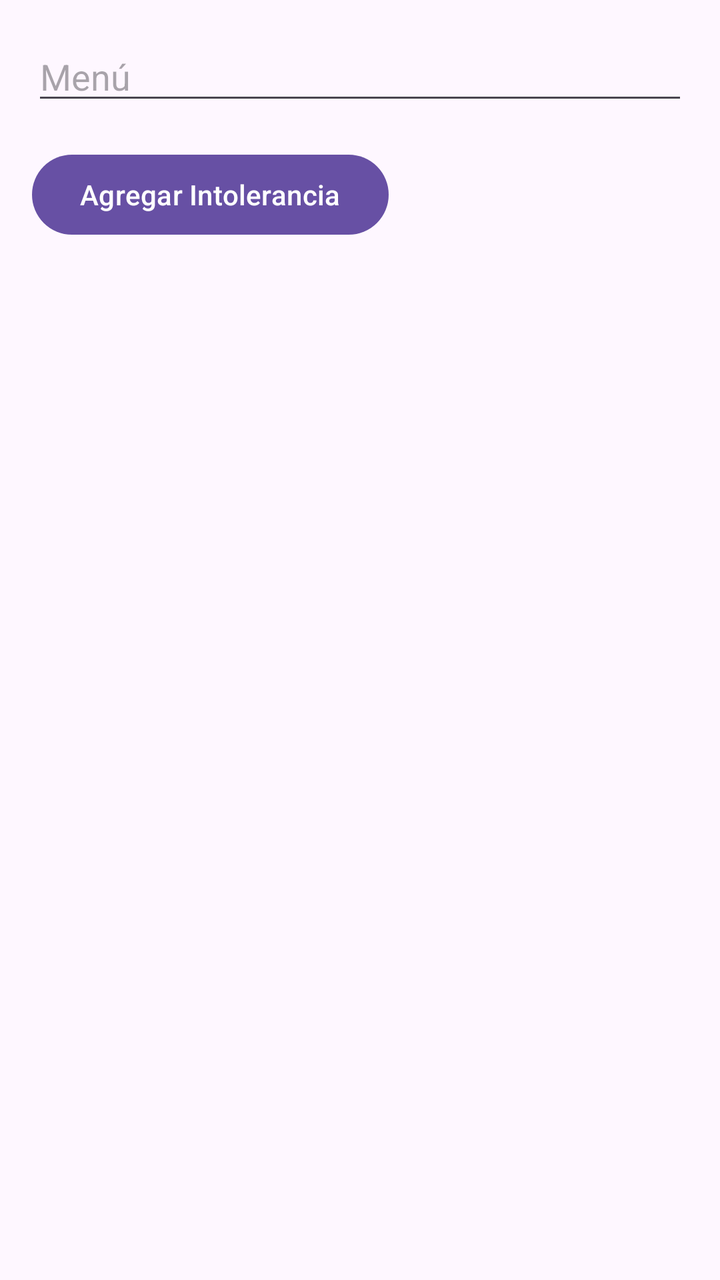
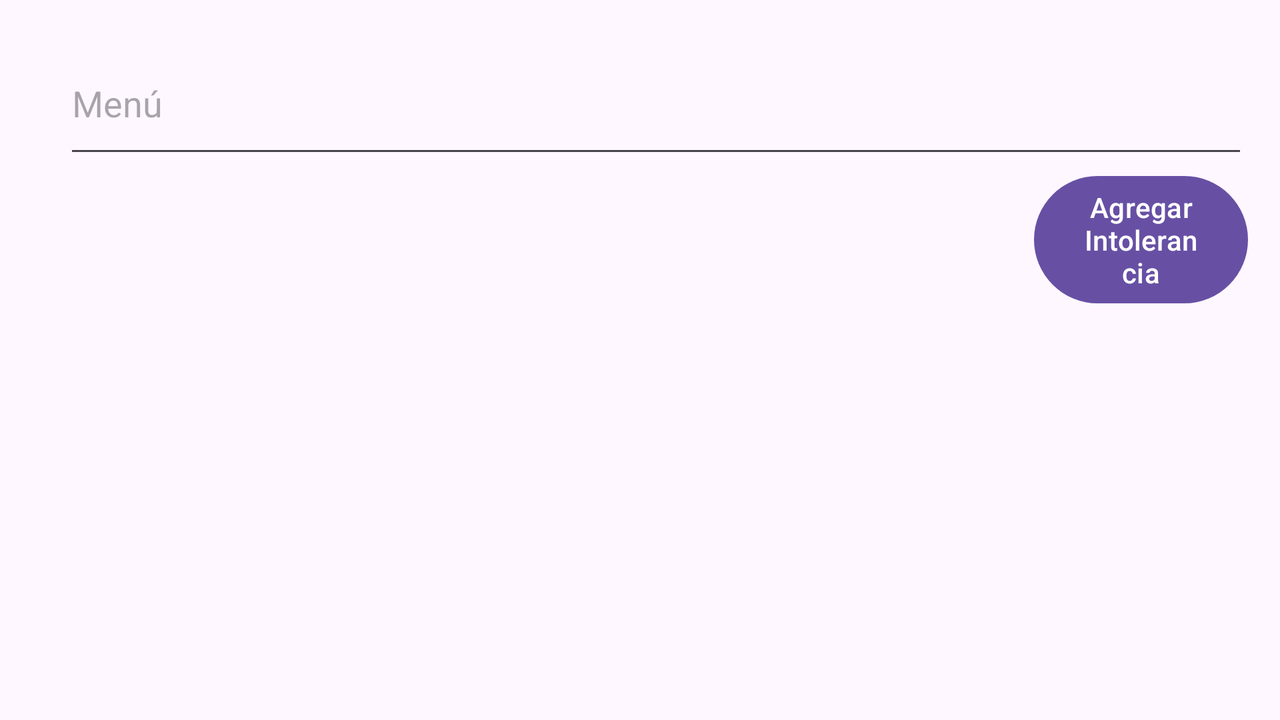

First picture: res/layout/ on a phone held upright. Second picture: the repository's own variant of that layout, on a device whose configuration matches the variant's folder. Source for both follows.
<!-- AndroidManifest.xml: application theme Theme.BdEscuela -->
<!-- res/layout/activity_agregar_menu.xml -->
<RelativeLayout xmlns:android="http://schemas.android.com/apk/res/android"
    android:layout_width="match_parent"
    android:layout_height="match_parent"
    android:padding="16dp">

    <EditText
        android:id="@+id/editTextMenu"
        android:layout_width="match_parent"
        android:layout_height="wrap_content"
        android:hint="@string/men" />

    <LinearLayout
        android:id="@+id/linearLayoutIntolerancias"
        android:layout_width="match_parent"
        android:layout_height="wrap_content"
        android:layout_below="@id/editTextMenu"
        android:layout_marginTop="16dp"
        android:orientation="vertical" />

    <Button
        android:id="@+id/buttonAgregarIntolerancia"
        android:layout_width="wrap_content"
        android:layout_height="wrap_content"
        android:layout_below="@id/linearLayoutIntolerancias"
        android:text="@string/agregar_intolerancia" />
</RelativeLayout>
<!-- resources referenced by this layout -->
<resources>
  <string name="agregar_intolerancia">Agregar Intolerancia</string>
  <string name="men">Menú</string>
  <style name="Theme.BdEscuela" parent="Base.Theme.BdEscuela" />
  <style name="Base.Theme.BdEscuela" parent="Theme.Material3.DayNight.NoActionBar">
          
          
      </style>
</resources>
<!-- res/layout-land/activity_agregar_menu.xml (the repository's variant of the layout above) -->
<!-- drawn on the phone turned sideways -->
<RelativeLayout xmlns:android="http://schemas.android.com/apk/res/android"
    android:layout_width="match_parent"
    android:layout_height="match_parent"
    android:padding="16dp">

    <EditText
        android:id="@+id/editTextMenu"
        android:layout_width="683dp"
        android:layout_height="68dp"
        android:layout_alignParentStart="true"
        android:layout_marginStart="16dp"
        android:hint="@string/men"
        android:inputType="text" />

    <LinearLayout
        android:id="@+id/linearLayoutIntolerancias"
        android:layout_width="485dp"
        android:layout_height="311dp"
        android:layout_below="@id/editTextMenu"
        android:layout_marginStart="16dp"
        android:layout_marginTop="0dp"
        android:orientation="vertical" />

    <Button
        android:id="@+id/buttonAgregarIntolerancia"
        android:layout_width="wrap_content"
        android:layout_height="wrap_content"
        android:layout_below="@id/editTextMenu"
        android:layout_toEndOf="@id/linearLayoutIntolerancias"
        android:text="@string/agregar_intolerancia" />
</RelativeLayout>
